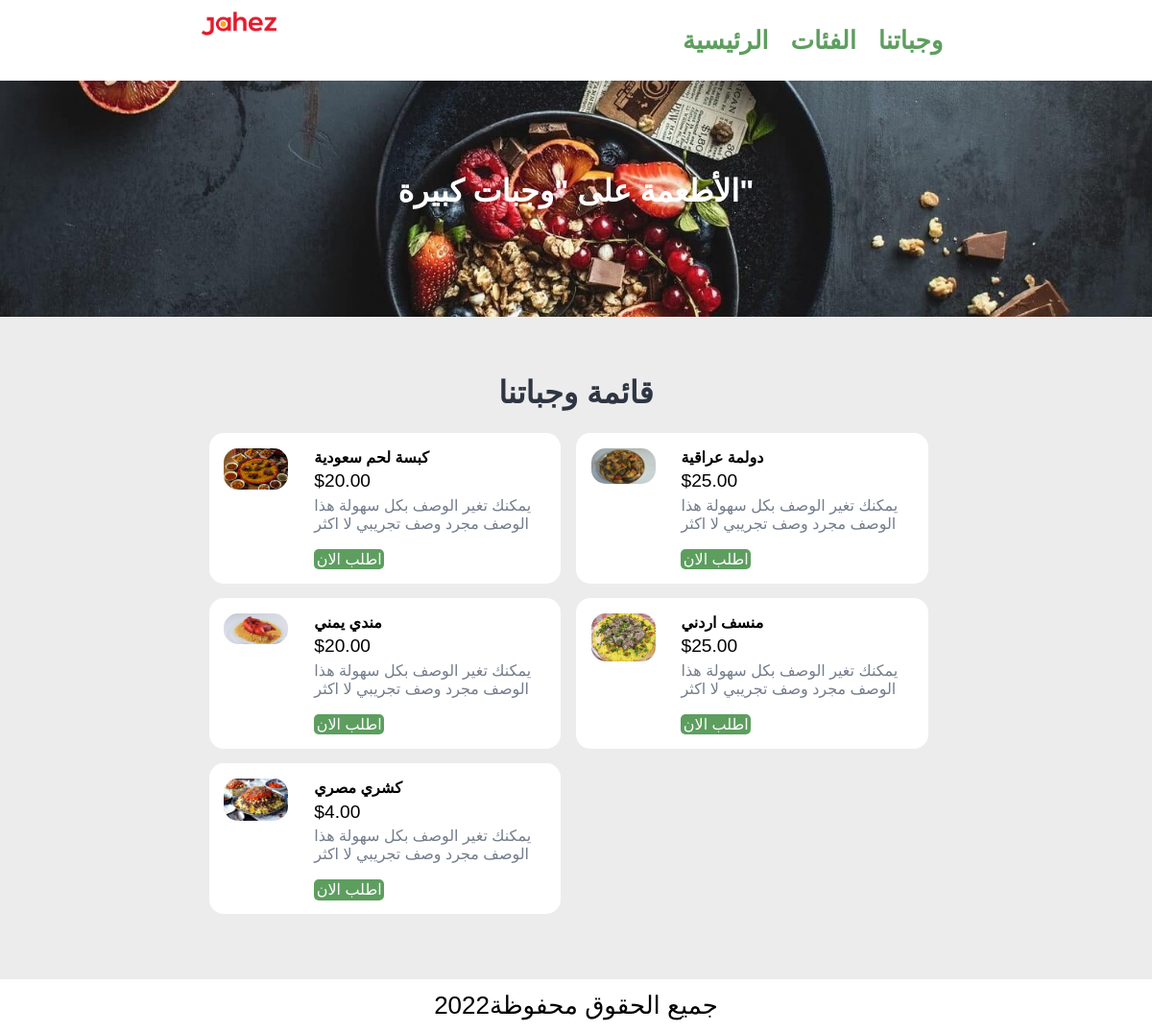
The page /category-foods.php?category_id=9 on the database its author committed.
### tables this page shows
CREATE TABLE `tbl_category` (
  `id` int(10) UNSIGNED NOT NULL,
  `title` varchar(100) NOT NULL,
  `image_name` varchar(255) NOT NULL,
  `featured` varchar(10) NOT NULL,
  `active` varchar(10) NOT NULL
);

CREATE TABLE `tbl_food` (
  `id` int(10) UNSIGNED NOT NULL,
  `title` varchar(100) NOT NULL,
  `description` text NOT NULL,
  `price` decimal(10,2) NOT NULL,
  `image_name` varchar(255) NOT NULL,
  `category_id` int(10) UNSIGNED NOT NULL,
  `featured` varchar(10) NOT NULL,
  `active` varchar(10) NOT NULL
);

### category-foods.php (the view, shortened to what this page needs)
    <?php include('partials-front/menu.php'); ?>
    <head>
<link rel="stylesheet" href="css/styles.css">
    <?php
        if(isset($_GET['category_id']))
        {
            $category_id = $_GET['category_id'];
            $sql = "SELECT title FROM tbl_category WHERE id=$category_id";
            $res = mysqli_query($conn, $sql);
            $row = mysqli_fetch_assoc($res);
            $category_title = $row['title'];
        }
        else
        {
            header('location:'.SITEURL);
        }
    ?>
    <section class="food-search text-center">
        <div class="container">
            <h2><a href="#" class="text-white">الأطعمة على "<?php echo $category_title; ?>"</a></h2>
        </div>
    </section>
    <section class="food-menu">
        <div class="container">
            <h2 class="text-center">قائمة وجباتنا</h2>
            <?php
                $sql2 = "SELECT * FROM tbl_food WHERE category_id=$category_id";
                $res2 = mysqli_query($conn, $sql2);
                $count2 = mysqli_num_rows($res2);
                if($count2>0)
                {
                    while($row2=mysqli_fetch_assoc($res2))
                    {
                        $id = $row2['id'];
                        $title = $row2['title'];
                        $price = $row2['price'];
                        $description = $row2['description'];
                        $image_name = $row2['image_name'];
                        ?>
                        <div class="food-menu-box">
                            <div class="food-menu-img">
                                <?php
                                    if($image_name=="")
                                    {
                                        echo "<div class='error'>الصورة غير متاحة.</div>";
                                    }
                                    else
                                    {
                                        ?>
                                        <img src="<?php echo SITEURL; ?>images/food/<?php echo $image_name; ?>" alt="Chicke Hawain Pizza" class="img-responsive img-curve">
                                        <?php
                                    }
                                ?>
                            </div>
                            <div class="food-menu-desc">
                                <h4><?php echo $title; ?></h4>
                                <p class="food-price">$<?php echo $price; ?></p>
                                <p class="food-detail">
                                    <?php echo $description; ?>
                                </p>
                                <br>
                                <a href="<?php echo SITEURL; ?>order.php?food_id=<?php echo $id; ?>" class="btn btn-primary">اطلب الان</a>
                            </div>
                        </div>
                        <?php
                    }
                }
                else
                {
                    echo "<div class='error'>هذا الطعام غير متوفر.</div>";
                }
            ?>
        </div>
    </section>
    <?php include('partials-front/footer.php'); ?>

### css/style.css (style rules this page uses)
* { margin: 0 0; padding: 0 0; font-family: Arial, Helvetica, sans-serif; }
.container { width: 65%; margin: 0 auto; padding: 1%; }
.img-responsive { width: 100%; }
.img-curve { border-radius: 15px; }
.text-center { text-align: center; }
.text-white { color: white; }
a { color: #5d9e5f; text-decoration: none; }
.btn { padding: 1%; border: none; font-size: 1rem; border-radius: 5px; }
.btn-primary { background-color: #5d9e5f; color: white; cursor: pointer; }
h2 { color: #2f3542; font-size: 2rem; margin-bottom: 2%; }
.food-search { background-image: url(../images/fosyyyy.jpg); background-size: cover; background-repeat: no-repeat; background-position: center; padding: 7% 0; }
.food-menu { background-color: #ececec; padding: 4% 0; }
.food-menu-box { width: 43%; margin: 1%; padding: 2%; float: left; background-color: white; border-radius: 15px; }
.food-menu-img { width: 20%; float: left; }
.food-menu-desc { width: 70%; float: left; margin-left: 8%; }
.food-price { font-size: 1.2rem; margin: 2% 0; }
.food-detail { font-size: 1rem; color: #747d8c; }

### css/styles.css (style rules this page uses)
.container { width: 65%; }

### rows shown on the page
tbl_category: title "وجبات كبيرة"
tbl_food: image_name (picture), title "كبسة لحم سعودية", price "20.00", description "يمكنك تغير الوصف بكل سهولة هذا الوصف مجرد وصف تجريبي لا اكثر"
tbl_food: image_name (picture), title "دولمة عراقية", price "25.00", description "يمكنك تغير الوصف بكل سهولة هذا الوصف مجرد وصف تجريبي لا اكثر"
tbl_food: image_name (picture), title "مندي يمني", price "20.00", description "يمكنك تغير الوصف بكل سهولة هذا الوصف مجرد وصف تجريبي لا اكثر"
tbl_food: image_name (picture), title "منسف اردني", price "25.00", description "يمكنك تغير الوصف بكل سهولة هذا الوصف مجرد وصف تجريبي لا اكثر"
tbl_food: image_name (picture), title "كشري مصري", price "4.00", description "يمكنك تغير الوصف بكل سهولة هذا الوصف مجرد وصف تجريبي لا اكثر"
